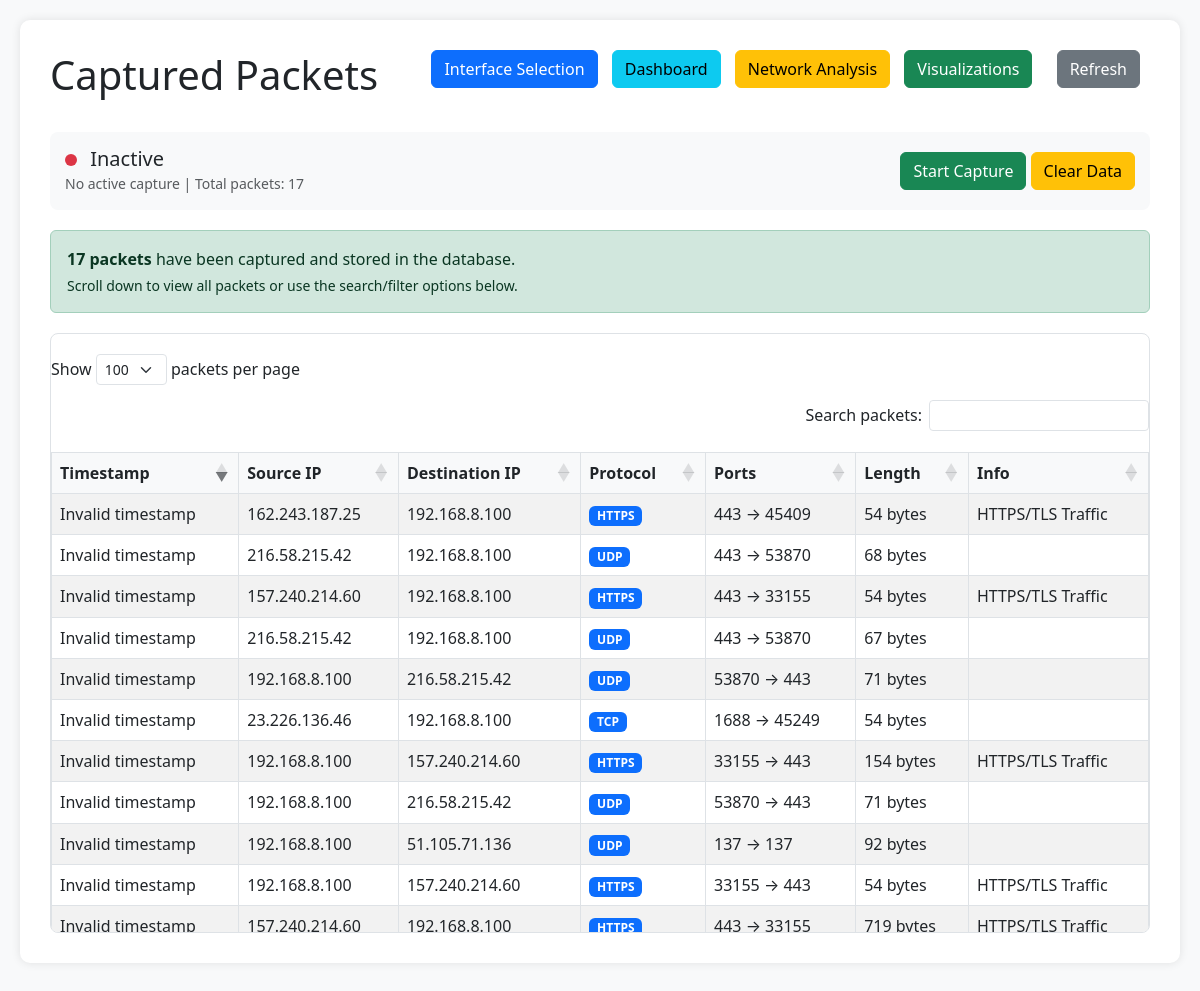
The page /capture on the database its author committed.
### tables this page shows
CREATE TABLE packets (
                id INTEGER PRIMARY KEY AUTOINCREMENT,
                timestamp REAL,
                src_ip TEXT,
                dst_ip TEXT,
                protocol TEXT,
                length INTEGER,
                created_at TIMESTAMP DEFAULT CURRENT_TIMESTAMP
                , src_mac TEXT, dst_mac TEXT, src_port INTEGER, dst_port INTEGER, info TEXT);

### app.py (the view)
@app.route('/capture')
def capture():
    try:
        if os.path.exists('packets_log.csv'):
            migrate_csv_to_db()
        packets = get_all_packets()
        return render_template('capture.html', packets=packets)
    except Exception as e:
        logger.error(f"Error in capture route: {e}")
        flash("Error loading captured packets. Please try again.", "error")
        return render_template('capture.html', packets=[])

### templates/capture.html (shortened to what this page needs)
<!DOCTYPE html>
<html lang="en">
<head>
    <link href="https://cdn.jsdelivr.net/npm/bootstrap@5.3.0/dist/css/bootstrap.min.css" rel="stylesheet">
    <link href="https://cdn.datatables.net/1.11.5/css/dataTables.bootstrap5.min.css" rel="stylesheet">
</head>
<body>
    <div class="container">
        <div class="d-flex justify-content-between align-items-center mb-4">
            <h1>Captured Packets</h1>
            <div class="nav-buttons">
                <a href="/" class="btn btn-primary">Interface Selection</a>
                <a href="/dashboard" class="btn btn-info">Dashboard</a>
                <a href="/network-analysis" class="btn btn-warning">Network Analysis</a>
                <a href="/visualizations" class="btn btn-success">Visualizations</a>
                <button class="btn btn-secondary refresh-button" onclick="refreshPackets()">
                     Refresh
                </button>
            </div>
        </div>
        <div class="control-panel">
            <div class="row align-items-center">
                <div class="col-md-6">
                    <h5 class="mb-0">
                        <span class="status-indicator" id="statusIndicator"></span>
                        <span id="statusText">Checking status...</span>
                    </h5>
                    <small id="statusDetails" class="text-muted"></small>
                </div>
                <div class="col-md-6 text-end">
                    <button class="btn btn-success" id="startBtn" onclick="startSniffing()" style="display: none;">
                         Start Capture
                    </button>
                    <button class="btn btn-warning" onclick="clearDatabase()" title="Clear all captured data">
                         Clear Data
                    </button>
                </div>
            </div>
        </div>
        {% if packets %}
        <div class="alert alert-success">
            <strong>{{ packets|length }} packets</strong> have been captured and stored in the database.
            <small class="d-block mt-1">Scroll down to view all packets or use the search/filter options below.</small>
        </div>
        <div class="table-responsive">
            <table id="packetsTable" class="table table-striped table-bordered packets-table">
                <thead>
                    <tr>
                        <th>Timestamp</th>
                        <th>Source IP</th>
                        <th>Destination IP</th>
                        <th>Protocol</th>
                        <th>Ports</th>
                        <th>Length</th>
                        <th>Info</th>
                    </tr>
                </thead>
                <tbody>
                    {% for packet in packets %}
                    <tr>
                        <td data-timestamp="{{ packet.timestamp }}">{{ packet.timestamp }}</td>
                        <td>{{ packet.src_ip or 'N/A' }}</td>
                        <td>{{ packet.dst_ip or 'N/A' }}</td>
                        <td>
                            <span class="badge bg-primary">{{ packet.protocol }}</span>
                        </td>
                        <td>
                            {% if packet.src_port and packet.dst_port %}
                                {{ packet.src_port }} → {{ packet.dst_port }}
                            {% else %}
                                N/A
                            {% endif %}
                        </td>
                        <td>{{ packet.length }} bytes</td>
                        <td>{{ packet.info or '' }}</td>
                    </tr>
                    {% endfor %}
                </tbody>
            </table>
        </div>
        {% endif %}
    </div>
</body>
</html>

### templates/capture.html (style rules this page uses)
body { padding: 20px; background-color: #f8f9fa; }
.container { max-width: 1400px; background-color: white; padding: 30px; border-radius: 10px; box-shadow: 0 0 10px rgba(0,0,0,0.1); }
.table-responsive { margin-top: 20px; max-height: 600px; overflow-y: auto; border: 1px solid #dee2e6; border-radius: 8px; }
.nav-buttons { margin-bottom: 20px; }
.nav-buttons .btn { margin-right: 10px; }
.status-indicator { display: inline-block; width: 12px; height: 12px; border-radius: 50%; margin-right: 8px; }
.status-inactive { background-color: #dc3545; }
.control-panel { background-color: #f8f9fa; border-radius: 8px; padding: 15px; margin-bottom: 20px; }
.packets-table { width: 100%; margin-bottom: 0; }
.packets-table thead th { position: sticky; top: 0; background-color: #f8f9fa; z-index: 10; border-bottom: 2px solid #dee2e6; }
.refresh-button { margin-left: 10px; }

### rows shown on the page
packets: src_ip "162.243.187.25", dst_ip "192.168.8.100", protocol "HTTPS", src_port "443", dst_port "45409", length "54", info "HTTPS/TLS Traffic"
packets: src_ip "216.58.215.42", dst_ip "192.168.8.100", protocol "UDP", src_port "443", dst_port "53870", length "68"
packets: src_ip "157.240.214.60", dst_ip "192.168.8.100", protocol "HTTPS", src_port "443", dst_port "33155", length "54", info "HTTPS/TLS Traffic"
packets: src_ip "216.58.215.42", dst_ip "192.168.8.100", protocol "UDP", src_port "443", dst_port "53870", length "67"
packets: src_ip "192.168.8.100", dst_ip "216.58.215.42", protocol "UDP", src_port "53870", dst_port "443", length "71"
packets: src_ip "23.226.136.46", dst_ip "192.168.8.100", protocol "TCP", src_port "1688", dst_port "45249", length "54"
packets: src_ip "192.168.8.100", dst_ip "157.240.214.60", protocol "HTTPS", src_port "33155", dst_port "443", length "154", info "HTTPS/TLS Traffic"
packets: src_ip "192.168.8.100", dst_ip "216.58.215.42", protocol "UDP", src_port "53870", dst_port "443", length "71"
packets: src_ip "192.168.8.100", dst_ip "51.105.71.136", protocol "UDP", src_port "137", dst_port "137", length "92"
packets: src_ip "192.168.8.100", dst_ip "157.240.214.60", protocol "HTTPS", src_port "33155", dst_port "443", length "54", info "HTTPS/TLS Traffic"
packets: src_ip "157.240.214.60", dst_ip "192.168.8.100", protocol "HTTPS", src_port "443", dst_port "33155", length "719", info "HTTPS/TLS Traffic"

### other values the page prints
{{ packets|length }} "17"
